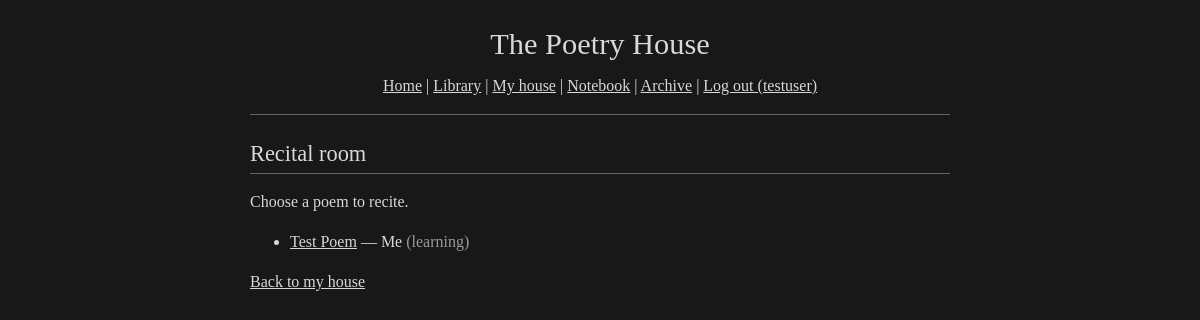
/recital (signed in), run on the app's committed database.
### tables this page shows
CREATE TABLE user_poems (
    id INTEGER PRIMARY KEY AUTOINCREMENT,
    user_id INTEGER NOT NULL,
    poem_id INTEGER NOT NULL,
    status TEXT NOT NULL DEFAULT 'available',
    copied_to_notebook_at TEXT,
    started_learning_at TEXT,
    completed_at TEXT,
    last_recited_at TEXT,
    next_review_at TEXT,
    current_learning_mode TEXT,
    current_chunk_start INTEGER,
    current_chunk_end INTEGER,
    FOREIGN KEY (user_id) REFERENCES users(id),
    FOREIGN KEY (poem_id) REFERENCES poems(id),
    UNIQUE(user_id, poem_id)
);

CREATE TABLE poems (
    id INTEGER PRIMARY KEY AUTOINCREMENT,
    title TEXT NOT NULL,
    author_name TEXT,
    body TEXT NOT NULL,
    period TEXT,
    movement TEXT,
    year_written INTEGER,
    source TEXT,
    is_public_domain INTEGER NOT NULL DEFAULT 1,
    is_public INTEGER NOT NULL DEFAULT 1,
    created_by_user_id INTEGER,
    created_at TEXT NOT NULL DEFAULT CURRENT_TIMESTAMP,
    FOREIGN KEY (created_by_user_id) REFERENCES users(id)
);

### app.py (the view)
@app.route("/recital")
@login_required
def recital_pick():
    entries = [e for e in db.get_notebook(session["user_id"])
               if e["status"] in ("learning", "completed")]
    return render_template("recital_pick.html", entries=entries)

### app.py (called while the page is built)
def login_required(f):
    @wraps(f)
    def decorated(*args, **kwargs):
        if "user_id" not in session:
            return redirect(url_for("login"))
        return f(*args, **kwargs)
    return decorated

### db.py (called while the page is built)
def get_db():
    conn = sqlite3.connect(DB_PATH)
    conn.row_factory = sqlite3.Row
    conn.execute("PRAGMA foreign_keys = ON")
    return conn

def get_notebook(user_id):
    conn = get_db()
    rows = conn.execute(
        """SELECT p.id, p.title, p.author_name, p.year_written, p.body,
                  up.status, up.current_learning_mode, ne.notes
           FROM poems p
           JOIN user_poems up ON p.id = up.poem_id AND up.user_id = ?
           LEFT JOIN notebook_entries ne ON ne.poem_id = p.id AND ne.user_id = ?
           WHERE up.status IN ('notebook','learning','completed')
           ORDER BY up.copied_to_notebook_at""",
        (user_id, user_id),
    ).fetchall()
    conn.close()
    entries = []
    for r in rows:
        e = dict(r)
        body = e.pop("body")
        e["line_count"] = sum(1 for ln in body.splitlines() if ln.strip())
        entries.append(e)
    return entries

### templates/recital_pick.html (shortened to what this page needs)
{% extends "base.html" %}
{% block content %}
<h2>Recital room</h2>
{% if entries %}
<p>Choose a poem to recite.</p>
<ul>
  {% for e in entries %}
  <li>
    <a href="{{ url_for('recital', poem_id=e.id) }}">{{ e.title }}</a>{% if e.author_name %} — {{ e.author_name }}{% endif %}
    <span class="muted">({{ e.status }})</span>
  </li>
  {% endfor %}
</ul>
{% else %}
<p>No poems ready to recite yet. Work through the learning stages in your
<a href="{{ url_for('notebook') }}">notebook</a> first.</p>
{% endif %}
<p><a href="{{ url_for('interior') }}">Back to my house</a></p>
{% endblock %}

### static/style.css (style rules this page uses)
body { background: #181818; color: #d8d8d8; font-family: Georgia, 'Times New Roman', Times, serif; font-size: 16px; line-height: 1.5; margin: 0; padding: 16px; }
a:link, a:visited { color: inherit; text-decoration: underline; }
h1, h2, h3 { font-weight: normal; }
h2 { font-size: 1.4em; border-bottom: 1px solid #666666; padding-bottom: 2px; margin: 1em 0 0.5em 0; }
.muted { color: #999999; }

### data on the page
user_poems: title "Test Poem", author_name "Me", status "learning"

### other printed values
{{ session.username }} "testuser"
